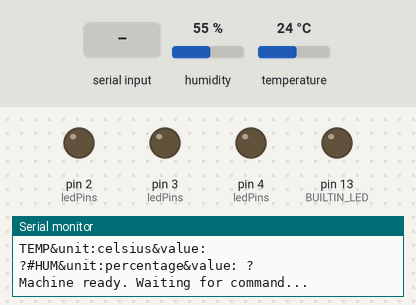
A sketch run on a simulated Arduino Mega 2560, built with avr-gcc and run on an emulated ATmega2560. Shown: output pins drawn as LEDs (lit = HIGH), the last lines printed to the serial monitor. Inputs (shaded band) come from the test bench; at power-on: humidity 55 %, temperature 24 °C.

Above: at 1.2 s.
1.3 s: "ON,45\n" received over Serial
At 1.6 s:
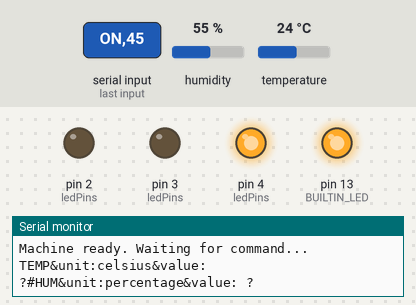
At 4.1 s:
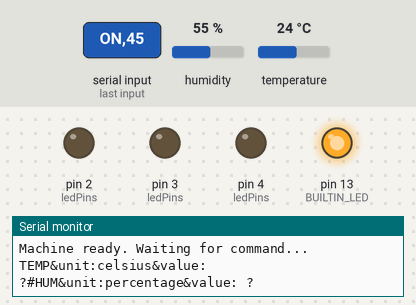
4.3 s: "90,45\n" received over Serial
Timing chart, 0 to 12.2 s (numbered marks = the images above; inputs shaded):
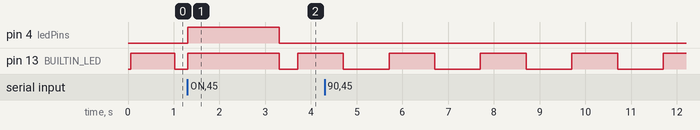

Measured:
- after the input at 1.3 s, pin 4 (ledPins): LOW → HIGH at once, → LOW 2.0 s later
- by itself, pin 13 (BUILTIN_LED): alternates HIGH for 1.0 s and LOW for 1.0 s

The sketch:

sketch_arqcp.ino
```cpp
#include <arduino-timer.h>
#include <DHT.h>    // Biblioteca para o sensor DHT
#include <Arduino.h>

// Configurações de temporizadores
#define TOGGLE_LED_PERIOD 1000 // Alterna o LED integrado a cada 1 segundo
#define READ_PERIOD 7000       // Lê temperatura e humidade a cada 7 segundos
#define DATA_LENGTH 100        // Tamanho máximo para o token gerado pelo sensor de hum e temp

// Configurações dos pinos
#define LED_0 0
#define LED_1 1
#define LED_2 2
#define LED_3 3
#define LED_4 4
#define BUILTIN_LED LED_BUILTIN
#define DHTPIN 28
#define DHTTYPE DHT11

// Variáveis para as leituras iniciais
float initialTemperature = -1;
float initialHumidity = -1;

// Statuis da máquina atual
const char* tempLedStatus = "OFF";


// Variáveis globais
auto timer = timer_create_default();  // Instância do temporizador
DHT dht(DHTPIN, DHTTYPE);

int ledPins[5] = {LED_4, LED_3, LED_2, LED_1, LED_0};  // LEDs binários
String command = ""; // Comando recebido

// Funções
void send_data(float value1, float value2) {
  char buffer[DATA_LENGTH];
  snprintf(buffer, DATA_LENGTH - 1, "TEMP&unit:celsius&value:%2.0f#HUM&unit:percentage&value:%2.0f", value1, value2); // 38 + 17 = 55 chars + 35 chars = 90 chars
  Serial.println(buffer);
}


// Alterna o estado do LED integrado
bool toggleLED(void *) {
  digitalWrite(BUILTIN_LED, !digitalRead(BUILTIN_LED));
  return true; // Mantém o temporizador ativo
}

bool read_data(void *) {
  float temp = dht.readTemperature();
  float hum = dht.readHumidity();

  //check_led(temp, hum);

  if (!isnan(temp) && !isnan(hum)) {
    send_data(temp, hum);
  }

  return true;
}

// Processa os comandos recebidos
void processCommand(String cmd) {
  if (cmd.startsWith("OFF")) {
    turn_off_leds();
    delay(2000);
  } else if (cmd.startsWith("ON")) {
    String binaryCommand = cmd.substring(3); // Extrai a parte binária do comando
    executeOperation(binaryCommand);
  } else {
    Serial.println("Invalid command.");
  }
}

// Desliga todos os LEDs e o LED integrado
void turn_off_leds() {
  digitalWrite(BUILTIN_LED, LOW);  // Desliga o LED integrado
  for (int i = 0; i < 5; i++) {
    digitalWrite(ledPins[i], LOW);  // Desliga LEDs binários
  }
}

// Executa a operação de acordo com o comando
void executeOperation(String binaryCommand) {
  digitalWrite(BUILTIN_LED, HIGH); // Indica "pronto"

  // Lê e envia os dados do sensor
  float temperature = dht.readTemperature();
  float humidity = dht.readHumidity();
  if (!isnan(temperature) && !isnan(humidity)) {
    send_data(temperature, humidity);
  }

  // Liga LEDs binários conforme o comando
  turn_on_leds(binaryCommand);

  // Aguarda 2 segundos e desliga LEDs
  delay(2000);
  turn_off_leds();
  delay(400);
}

// Configura LEDs binários com base no comando
void turn_on_leds(String binaryCommand) {
  int index = 0;
  while (binaryCommand.length() > 0 && index < 5) {
    int value = binaryCommand.substring(0, 1).toInt();  // Primeiro valor do comando
    digitalWrite(ledPins[index], value);
    binaryCommand = binaryCommand.substring(2);         // Remove "x," do comando
    index++;
  }
}

void setup() {
  Serial.begin(9600);  // Comunicação serial
  dht.begin();         // Inicializa o sensor DHT

  // Configuração de LEDs
  pinMode(BUILTIN_LED, OUTPUT);
  for (int i = 0; i < 5; i++) {
    pinMode(ledPins[i], OUTPUT);
  }
  // Configurar o sensor Hum e Temp
  initialTemperature = dht.readTemperature();
  initialHumidity = dht.readHumidity();

  send_data(initialTemperature, initialHumidity);

  // Inicia os temporizadores
  timer.every(TOGGLE_LED_PERIOD, toggleLED); // Alterna o LED integrado
  ////timer.every(READ_PERIOD, read_data);  // Lê temperatura e humidade

  Serial.println("Machine ready. Waiting for command...");
  digitalWrite(BUILTIN_LED, HIGH);  // LED integrado indica "pronto"
}

void loop() {
  timer.tick();  // Atualiza o temporizador

  // Verifica se há comando recebido
  if (Serial.available() > 0) {
    command = Serial.readStringUntil('\n');  // Lê comando da Serial
    command.trim();                          // Remove espaços extras
    processCommand(command);                 // Processa o comando
  }
}
```
